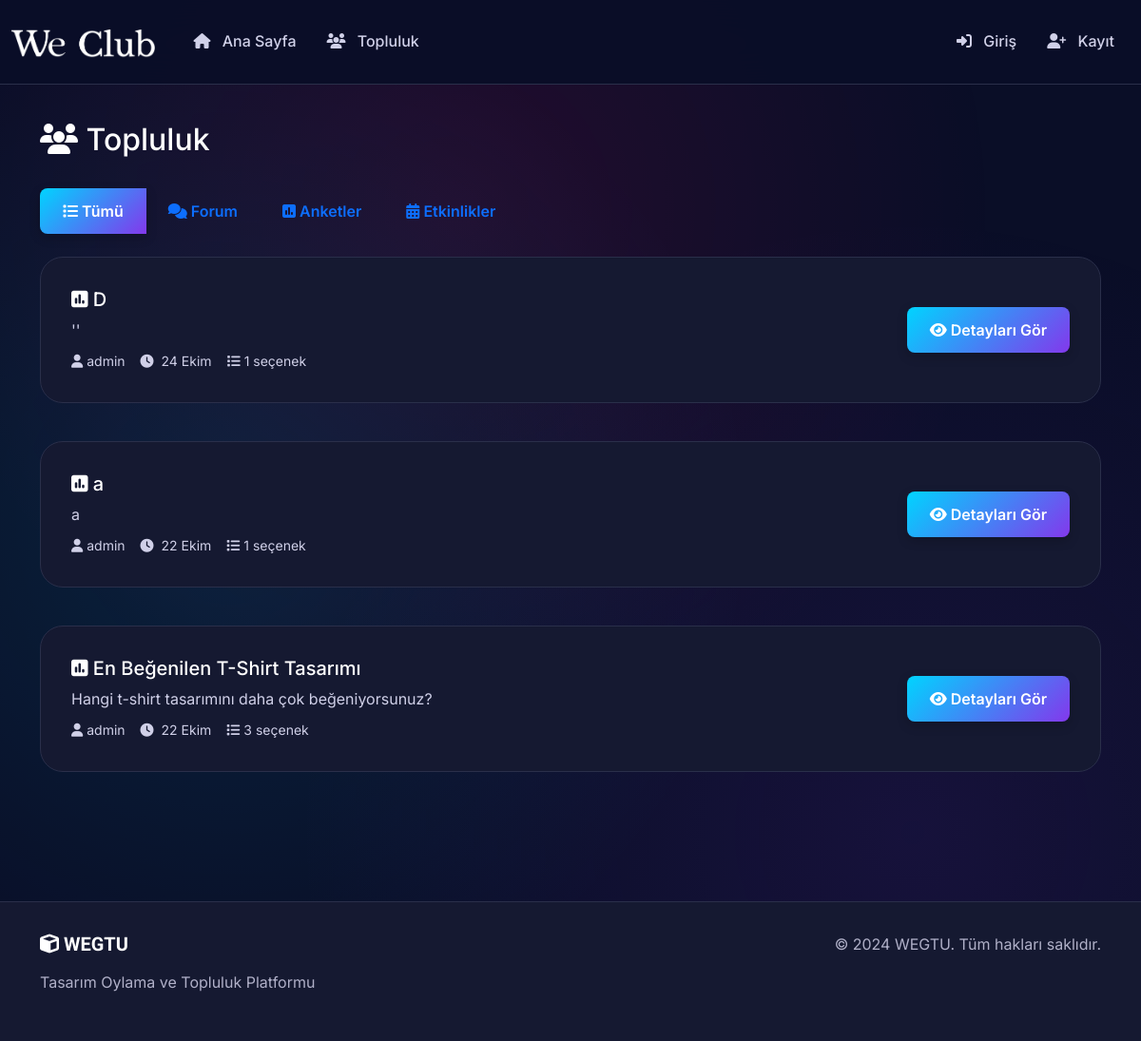
Page /forum on the committed database.
### app/models.py (models this page shows, shortened)
class Poll(db.Model):
    id = db.Column(db.Integer, primary_key=True)
    title = db.Column(db.String(150), nullable=False)
    description = db.Column(db.Text, nullable=True)
    is_active = db.Column(db.Boolean, default=True)
    created_at = db.Column(db.DateTime, default=datetime.utcnow)
    created_by_user_id = db.Column(db.Integer, db.ForeignKey('user.id'), nullable=False)
    options = db.relationship('PollOption', backref='poll', lazy='dynamic', cascade='all, delete-orphan')
    votes = db.relationship('Vote', backref='poll', lazy='dynamic')
    comments = db.relationship('Comment', backref='poll', lazy='dynamic')

class User(UserMixin, db.Model):
    id = db.Column(db.Integer, primary_key=True)
    username = db.Column(db.String(64), index=True, unique=True, nullable=False)
    email = db.Column(db.String(120), index=True, unique=True, nullable=False)
    password_hash = db.Column(db.String(256), nullable=False)
    tier = db.Column(db.Integer, default=0)  # Tier 0: Aktif değil
    xp = db.Column(db.Integer, default=0)
    is_admin = db.Column(db.Boolean, default=False)  # Admin kontrolü
    bio = db.Column(db.Text, nullable=True)
    profile_image = db.Column(db.String(120), nullable=True, default='default.jpg')
    designs = db.relationship('Design', backref='owner', lazy='dynamic')
    votes = db.relationship('Vote', backref='voter', lazy='dynamic')
    comments = db.relationship('Comment', backref='author', lazy='dynamic')
    created_polls = db.relationship('Poll', backref='creator', lazy='dynamic')

### app/routes.py (the view, shortened to what this page needs)
@main_bp.route('/forum')
def forum():
    from datetime import datetime, date
    from flask import request
    filter_type = request.args.get('filter', 'all')  # all, polls, events
    page = request.args.get('page', 1, type=int)
    per_page = 5
    today = date.today()
    all_items = []
    if filter_type in ['all', 'polls', 'forum']:
        polls = Poll.query.filter_by(is_active=True).all()
        for poll in polls:
            poll.option_count = poll.options.count()
            poll.is_today = poll.created_at.date() == today
            item_type = 'forum' if poll.option_count == 0 else 'poll'
            if filter_type == 'forum' and item_type != 'forum':
                continue
            if filter_type == 'polls' and item_type == 'forum':
                continue
            all_items.append({
                'type': item_type,
                'item': poll,
                'date': poll.created_at
            })
    if filter_type in ['all', 'events']:
        events = Event.query.filter_by(is_active=True).all()
    all_items.sort(key=lambda x: x['date'], reverse=True)
    total_items = len(all_items)
    start = (page - 1) * per_page
    end = start + per_page
    paginated_items = all_items[start:end]
    has_prev = page > 1
    has_next = end < total_items
    total_pages = (total_items + per_page - 1) // per_page
    return render_template('forum.html',
                         items=paginated_items,
                         filter_type=filter_type,
                         page=page,
                         has_prev=has_prev,
                         has_next=has_next,
                         total_pages=total_pages,
                         today=today)

### app/templates/forum.html (shortened to what this page needs)
{% extends "base.html" %}
{% block content %}
<div class="container">
    <div class="d-flex justify-content-between align-items-center mb-4">
        <h2>
            <i class="fas fa-users"></i> Topluluk
        </h2>
    </div>
    <div class="mb-4">
        <div class="btn-group" role="group" aria-label="Filtreleme">
            <a href="{{ url_for('main.forum', filter='all') }}"
               class="btn {% if filter_type == 'all' %}btn-primary{% else %}btn-outline-primary{% endif %}">
                <i class="fas fa-list"></i> Tümü
            </a>
            <a href="{{ url_for('main.forum', filter='forum') }}"
               class="btn {% if filter_type == 'forum' %}btn-primary{% else %}btn-outline-primary{% endif %}">
                <i class="fas fa-comments"></i> Forum
            </a>
            <a href="{{ url_for('main.forum', filter='polls') }}"
               class="btn {% if filter_type == 'polls' %}btn-primary{% else %}btn-outline-primary{% endif %}">
                <i class="fas fa-poll"></i> Anketler
            </a>
            <a href="{{ url_for('main.forum', filter='events') }}"
               class="btn {% if filter_type == 'events' %}btn-primary{% else %}btn-outline-primary{% endif %}">
                <i class="fas fa-calendar-alt"></i> Etkinlikler
            </a>
        </div>
    </div>
    {% if items %}
        <div class="row">
            {% for item in items %}
            <div class="col-12 mb-3">
                {% if item.type == 'forum' %}
                    <div class="poll-card fade-in-up" style="animation-delay: {{ loop.index0 * 0.1 }}s; border-left: 4px solid #6c757d;">
                        <div class="row align-items-center">
                            <div class="col-md-8">
                                <h5 class="mb-2">
                                    <i class="fas fa-comments"></i> {{ item.item.title }}
                                </h5>
                                {% if item.item.description %}
                                <p class="mb-2">{{ item.item.description[:150] }}{% if item.item.description|length > 150 %}...{% endif %}</p>
                                {% endif %}
                                <div class="d-flex align-items-center gap-3">
                                    <small>
                                        <i class="fas fa-user me-1"></i>{{ item.item.creator.username }}
                                    </small>
                                    <small>
                                        <i class="fas fa-clock me-1"></i>
                                        {% if item.item.is_today %}
                                            {{ item.item.created_at.strftime('%H:%M') }}
                                        {% else %}
                                            {% set month_names = {1: 'Ocak', 2: 'Şubat', 3: 'Mart', 4: 'Nisan', 5: 'Mayıs', 6: 'Haziran', 7: 'Temmuz', 8: 'Ağustos', 9: 'Eylül', 10: 'Ekim', 11: 'Kasım', 12: 'Aralık'} %}
                                            {{ item.item.created_at.day }} {{ month_names[item.item.created_at.month] }}
                                        {% endif %}
                                    </small>
                                </div>
                            </div>
                            <div class="col-md-4 text-md-end mt-3 mt-md-0">
                                <div class="btn-group">
                                    <a href="{{ url_for('main.poll_detail', poll_id=item.item.id) }}" class="btn btn-outline-secondary">
                                        <i class="fas fa-comment"></i> Yorum Yap
                                    </a>
                                    {% if current_user.is_authenticated and current_user.is_admin %}
                                    <button type="button" class="btn btn-outline-danger" data-bs-toggle="modal" data-bs-target="#deleteModal" data-type="poll" data-id="{{ item.item.id }}" data-title="{{ item.item.title }}">
                                        <i class="fas fa-trash"></i>
                                    </button>
                                    {% endif %}
                                </div>
                            </div>
                        </div>
                    </div>
                {% elif item.type == 'poll' %}
                    <div class="poll-card fade-in-up" style="animation-delay: {{ loop.index0 * 0.1 }}s;">
                        <div class="row align-items-center">
                            <div class="col-md-8">
                                <h5 class="mb-2">
                                    <i class="fas fa-poll"></i> {{ item.item.title }}
                                </h5>
                                {% if item.item.description %}
                                <p class="mb-2">{{ item.item.description[:150] }}{% if item.item.description|length > 150 %}...{% endif %}</p>
                                {% endif %}
                                <div class="d-flex align-items-center gap-3">
                                    <small>
                                        <i class="fas fa-user me-1"></i>{{ item.item.creator.username }}
                                    </small>
                                    <small>
                                        <i class="fas fa-clock me-1"></i>
                                        {% if item.item.is_today %}
                                            {{ item.item.created_at.strftime('%H:%M') }}
                                        {% else %}
                                            {% set month_names = {1: 'Ocak', 2: 'Şubat', 3: 'Mart', 4: 'Nisan', 5: 'Mayıs', 6: 'Haziran', 7: 'Temmuz', 8: 'Ağustos', 9: 'Eylül', 10: 'Ekim', 11: 'Kasım', 12: 'Aralık'} %}
                                            {{ item.item.created_at.day }} {{ month_names[item.item.created_at.month] }}
                                        {% endif %}
                                    </small>
                                    {% if item.item.option_count > 0 %}
                                    <small>
                                        <i class="fas fa-list me-1"></i>{{ item.item.option_count }} seçenek
                                    </small>
                                    {% endif %}
                                </div>
                            </div>
                            <div class="col-md-4 text-md-end mt-3 mt-md-0">
                                <div class="btn-group">
                                    <a href="{{ url_for('main.poll_detail', poll_id=item.item.id) }}" class="btn btn-primary">
                                        <i class="fas fa-eye"></i> Detayları Gör
                                    </a>
                                </div>
                            </div>
                        </div>
                    </div>
                {% endif %}
            </div>
            {% endfor %}
        </div>
    {% endif %}
</div>
{% endblock %}

### app/templates/base.html (shortened to what this page needs)
<!DOCTYPE html>
<html lang="tr">
<head>
    <link href="https://cdn.jsdelivr.net/npm/bootstrap@5.3.2/dist/css/bootstrap.min.css" rel="stylesheet">
    <link rel="stylesheet" href="https://cdnjs.cloudflare.com/ajax/libs/font-awesome/6.5.1/css/all.min.css">
    <link href="{{ url_for('static', filename='css/style.css') }}" rel="stylesheet">
</head>
<body>
    <nav class="navbar navbar-expand-lg fixed-top navbar-dark">
        <div class="container-fluid">
            <a class="navbar-brand" href="{{ url_for('main.index') }}">
                <img src="{{ url_for('static', filename='img/logo.png') }}" alt="" height="30">
            </a>
            <div class="collapse navbar-collapse" id="navbarNav">
                <ul class="navbar-nav me-auto">
                    <li class="nav-item">
                        <a class="nav-link" href="{{ url_for('main.index') }}">
                            <i class="fas fa-home"></i> Ana Sayfa
                        </a>
                    </li>
                    <li class="nav-item">
                        <a class="nav-link" href="{{ url_for('main.forum') }}">
                            <i class="fas fa-users"></i> Topluluk
                        </a>
                    </li>
                </ul>
                <ul class="navbar-nav">
                    {% if current_user.is_authenticated %}
                        <li class="nav-item dropdown">
                            <a class="nav-link dropdown-toggle" href="#" id="navbarDropdown" role="button" data-bs-toggle="dropdown">
                                <i class="fas fa-user-circle"></i> {{ current_user.username }}
                                <span class="badge tier-{{ current_user.tier }} ms-2">
                                    Tier {{ current_user.tier }}
                                </span>
                            </a>
                            <ul class="dropdown-menu dropdown-menu-dark">
                                <li><a class="dropdown-item" href="{{ url_for('main.profile') }}">
                                    <i class="fas fa-user"></i> Profil
                                </a></li>
                                {% if current_user.tier >= 1 %}
                                <li><a class="dropdown-item" href="{{ url_for('main.edit_profile') }}">
                                    <i class="fas fa-edit"></i> Profili Düzenle
                                </a></li>
                                {% endif %}
                                {% if current_user.tier >= 2 %}
                                <li><a class="dropdown-item" href="{{ url_for('main.upload_design') }}">
                                    <i class="fas fa-upload"></i> Tasarım Yükle
                                </a></li>
                                {% endif %}
                                {% if current_user.tier >= 3 %}
                                <li><a class="dropdown-item" href="{{ url_for('main.create_poll') }}">
                                    <i class="fas fa-plus-circle"></i> Anket Oluştur
                                </a></li>
                                {% endif %}
                                {% if current_user.is_admin %}
                                <li><a class="dropdown-item" href="{{ url_for('main.create_event') }}">
                                    <i class="fas fa-calendar-plus"></i> Etkinlik Oluştur
                                </a></li>
                                {% endif %}
                                <li><hr class="dropdown-divider"></li>
                                <li><a class="dropdown-item" href="{{ url_for('auth.logout') }}">
                                    <i class="fas fa-sign-out-alt"></i> Çıkış Yap
                                </a></li>
                            </ul>
                        </li>
                    {% else %}
                        <li class="nav-item">
                            <a class="nav-link" href="{{ url_for('auth.login') }}">
                                <i class="fas fa-sign-in-alt"></i> Giriş
                            </a>
                        </li>
                        <li class="nav-item">
                            <a class="nav-link" href="{{ url_for('auth.register') }}">
                                <i class="fas fa-user-plus"></i> Kayıt
                            </a>
                        </li>
                    {% endif %}
                </ul>
            </div>
        </div>
    </nav>
    <main class="main-content">
        {% block content %}{% endblock %}
    </main>
    <footer class="footer">
        <div class="container">
            <div class="row">
                <div class="col-md-6">
                    <h5><i class="fas fa-cube"></i> WEGTU</h5>
                    <p class="text-muted">Tasarım Oylama ve Topluluk Platformu</p>
                </div>
                <div class="col-md-6 text-md-end">
                    <p class="text-muted">&copy; 2024 WEGTU. Tüm hakları saklıdır.</p>
                </div>
            </div>
        </div>
    </footer>
</body>
</html>

### rows in the picture
Poll: item "D", item "''", item.created_at.day "24", created_at "Ekim"
User: item.creator.username "admin" "admin" "admin"
Poll: item "a", item "a", item.created_at.day "22", created_at "Ekim"
Poll: item "En Beğenilen T-Shirt Tasarımı", item "Hangi t-shirt tasarımını daha çok beğeniyorsunuz?", item.created_at.day "22", created_at "Ekim"

### other values in the picture
{{ item.item.option_count }} "1" "1" "3"
